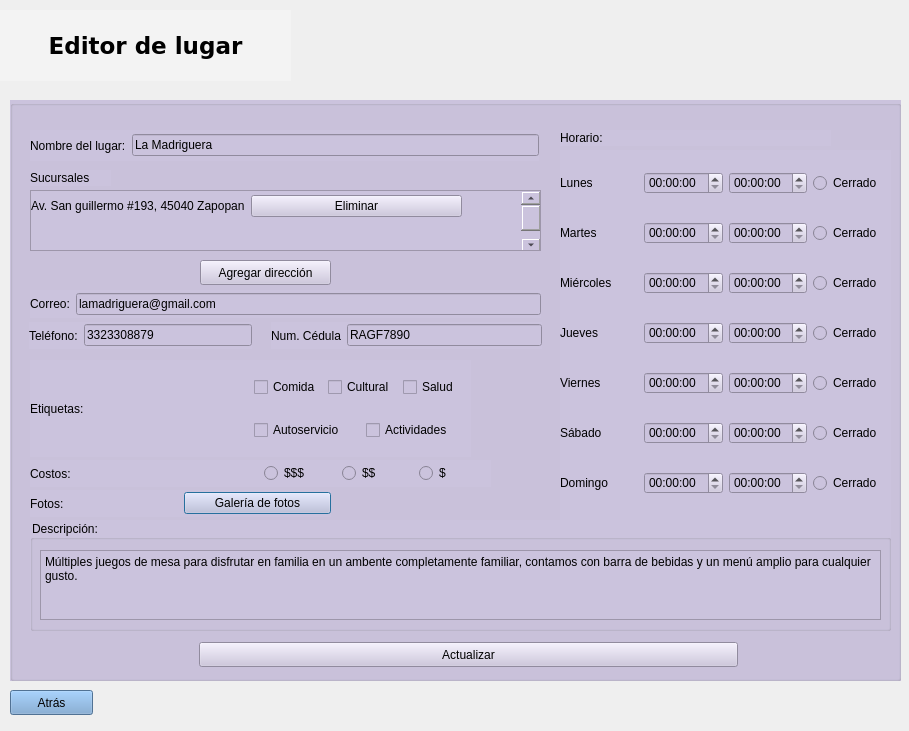
<?xml version="1.0" encoding="UTF-8"?>
<ui version="4.0">
 <class>EditorLugar</class>
 <widget class="QDialog" name="EditorLugar">
  <property name="geometry">
   <rect>
    <x>0</x>
    <y>0</y>
    <width>909</width>
    <height>731</height>
   </rect>
  </property>
  <property name="windowTitle">
   <string>Dialog</string>
  </property>
  <widget class="QLabel" name="label_17">
   <property name="geometry">
    <rect>
     <x>0</x>
     <y>10</y>
     <width>291</width>
     <height>71</height>
    </rect>
   </property>
   <property name="font">
    <font>
     <family>DejaVu Sans</family>
     <pointsize>17</pointsize>
     <weight>75</weight>
     <bold>true</bold>
    </font>
   </property>
   <property name="styleSheet">
    <string notr="true">background-color: rgb(243, 243, 243);</string>
   </property>
   <property name="text">
    <string>Editor de lugar</string>
   </property>
   <property name="alignment">
    <set>Qt::AlignCenter</set>
   </property>
  </widget>
  <widget class="QGroupBox" name="groupBox">
   <property name="geometry">
    <rect>
     <x>10</x>
     <y>100</y>
     <width>891</width>
     <height>581</height>
    </rect>
   </property>
   <property name="styleSheet">
    <string notr="true">background-color: rgb(203, 195, 221);</string>
   </property>
   <property name="title">
    <string/>
   </property>
   <widget class="QWidget" name="layoutWidget_3">
    <property name="geometry">
     <rect>
      <x>20</x>
      <y>390</y>
      <width>301</width>
      <height>27</height>
     </rect>
    </property>
    <layout class="QHBoxLayout" name="horizontalLayout_7">
     <item>
      <widget class="QLabel" name="label_7">
       <property name="text">
        <string>Fotos:</string>
       </property>
      </widget>
     </item>
     <item>
      <widget class="QPushButton" name="pushButton_galeria">
       <property name="text">
        <string>Galería de fotos</string>
       </property>
      </widget>
     </item>
    </layout>
   </widget>
   <widget class="QWidget" name="layoutWidget_8">
    <property name="geometry">
     <rect>
      <x>261</x>
      <y>222</y>
      <width>271</width>
      <height>27</height>
     </rect>
    </property>
    <layout class="QHBoxLayout" name="horizontalLayout_30">
     <item>
      <widget class="QLabel" name="label_23">
       <property name="text">
        <string>Num. Cédula</string>
       </property>
      </widget>
     </item>
     <item>
      <widget class="QLineEdit" name="lineEdit_7">
       <property name="text">
        <string>RAGF7890</string>
       </property>
      </widget>
     </item>
    </layout>
   </widget>
   <widget class="QWidget" name="layoutWidget_5">
    <property name="geometry">
     <rect>
      <x>19</x>
      <y>222</y>
      <width>223</width>
      <height>27</height>
     </rect>
    </property>
    <layout class="QHBoxLayout" name="horizontalLayout_29">
     <item>
      <widget class="QLabel" name="label_22">
       <property name="text">
        <string>Teléfono:</string>
       </property>
      </widget>
     </item>
     <item>
      <widget class="QLineEdit" name="lineEdit_6">
       <property name="text">
        <string>3323308879</string>
       </property>
      </widget>
     </item>
    </layout>
   </widget>
   <widget class="QPushButton" name="pushButton_actualizar">
    <property name="geometry">
     <rect>
      <x>189</x>
      <y>542</y>
      <width>539</width>
      <height>25</height>
     </rect>
    </property>
    <property name="text">
     <string>Actualizar</string>
    </property>
   </widget>
   <widget class="QGroupBox" name="groupBox_2">
    <property name="geometry">
     <rect>
      <x>20</x>
      <y>420</y>
      <width>861</width>
      <height>111</height>
     </rect>
    </property>
    <property name="title">
     <string>Descripción:</string>
    </property>
    <widget class="QPlainTextEdit" name="plainTextEdit">
     <property name="geometry">
      <rect>
       <x>10</x>
       <y>30</y>
       <width>841</width>
       <height>70</height>
      </rect>
     </property>
     <property name="plainText">
      <string>Múltiples juegos de mesa para disfrutar en familia en un ambente completamente familiar, contamos con barra de bebidas y un menú amplio para cualquier gusto.</string>
     </property>
    </widget>
   </widget>
   <widget class="QWidget" name="layoutWidget">
    <property name="geometry">
     <rect>
      <x>20</x>
      <y>190</y>
      <width>511</width>
      <height>28</height>
     </rect>
    </property>
    <layout class="QHBoxLayout" name="horizontalLayout_17">
     <item>
      <widget class="QLabel" name="label_3">
       <property name="text">
        <string>Correo:</string>
       </property>
      </widget>
     </item>
     <item>
      <widget class="QLineEdit" name="lineEdit_4">
       <property name="text">
        <string>lamadriguera@gmail.com</string>
       </property>
      </widget>
     </item>
    </layout>
   </widget>
   <widget class="QWidget" name="layoutWidget">
    <property name="geometry">
     <rect>
      <x>550</x>
      <y>50</y>
      <width>331</width>
      <height>371</height>
     </rect>
    </property>
    <layout class="QVBoxLayout" name="verticalLayout_3">
     <item>
      <layout class="QHBoxLayout" name="horizontalLayout_8">
       <item>
        <widget class="QLabel" name="label_8">
         <property name="text">
          <string>Lunes</string>
         </property>
        </widget>
       </item>
       <item>
        <widget class="QTimeEdit" name="timeEdit_3"/>
       </item>
       <item>
        <widget class="QTimeEdit" name="timeEdit_4"/>
       </item>
       <item>
        <widget class="QRadioButton" name="radioButton_2">
         <property name="text">
          <string>Cerrado</string>
         </property>
        </widget>
       </item>
      </layout>
     </item>
     <item>
      <layout class="QHBoxLayout" name="horizontalLayout_9">
       <item>
        <widget class="QLabel" name="label_9">
         <property name="text">
          <string>Martes</string>
         </property>
        </widget>
       </item>
       <item>
        <widget class="QTimeEdit" name="timeEdit_5"/>
       </item>
       <item>
        <widget class="QTimeEdit" name="timeEdit_6"/>
       </item>
       <item>
        <widget class="QRadioButton" name="radioButton_3">
         <property name="text">
          <string>Cerrado</string>
         </property>
        </widget>
       </item>
      </layout>
     </item>
     <item>
      <layout class="QHBoxLayout" name="horizontalLayout_10">
       <item>
        <widget class="QLabel" name="label_10">
         <property name="text">
          <string>Miércoles</string>
         </property>
        </widget>
       </item>
       <item>
        <widget class="QTimeEdit" name="timeEdit_7"/>
       </item>
       <item>
        <widget class="QTimeEdit" name="timeEdit_8"/>
       </item>
       <item>
        <widget class="QRadioButton" name="radioButton_4">
         <property name="text">
          <string>Cerrado</string>
         </property>
        </widget>
       </item>
      </layout>
     </item>
     <item>
      <layout class="QHBoxLayout" name="horizontalLayout_11">
       <item>
        <widget class="QLabel" name="label_11">
         <property name="text">
          <string>Jueves</string>
         </property>
        </widget>
       </item>
       <item>
        <widget class="QTimeEdit" name="timeEdit_9"/>
       </item>
       <item>
        <widget class="QTimeEdit" name="timeEdit_10"/>
       </item>
       <item>
        <widget class="QRadioButton" name="radioButton_5">
         <property name="text">
          <string>Cerrado</string>
         </property>
        </widget>
       </item>
      </layout>
     </item>
     <item>
      <layout class="QHBoxLayout" name="horizontalLayout_12">
       <item>
        <widget class="QLabel" name="label_12">
         <property name="text">
          <string>Viernes</string>
         </property>
        </widget>
       </item>
       <item>
        <widget class="QTimeEdit" name="timeEdit_11"/>
       </item>
       <item>
        <widget class="QTimeEdit" name="timeEdit_12"/>
       </item>
       <item>
        <widget class="QRadioButton" name="radioButton_6">
         <property name="text">
          <string>Cerrado</string>
         </property>
        </widget>
       </item>
      </layout>
     </item>
     <item>
      <layout class="QHBoxLayout" name="horizontalLayout_13">
       <item>
        <widget class="QLabel" name="label_13">
         <property name="text">
          <string>Sábado</string>
         </property>
        </widget>
       </item>
       <item>
        <widget class="QTimeEdit" name="timeEdit_13"/>
       </item>
       <item>
        <widget class="QTimeEdit" name="timeEdit_14"/>
       </item>
       <item>
        <widget class="QRadioButton" name="radioButton_7">
         <property name="text">
          <string>Cerrado</string>
         </property>
        </widget>
       </item>
      </layout>
     </item>
     <item>
      <layout class="QHBoxLayout" name="horizontalLayout_14">
       <item>
        <widget class="QLabel" name="label_14">
         <property name="text">
          <string>Domingo</string>
         </property>
        </widget>
       </item>
       <item>
        <widget class="QTimeEdit" name="timeEdit_15"/>
       </item>
       <item>
        <widget class="QTimeEdit" name="timeEdit_16"/>
       </item>
       <item>
        <widget class="QRadioButton" name="radioButton_8">
         <property name="text">
          <string>Cerrado</string>
         </property>
        </widget>
       </item>
      </layout>
     </item>
    </layout>
   </widget>
   <widget class="QLabel" name="label_15">
    <property name="geometry">
     <rect>
      <x>550</x>
      <y>30</y>
      <width>271</width>
      <height>16</height>
     </rect>
    </property>
    <property name="text">
     <string>Horario:</string>
    </property>
   </widget>
   <widget class="QWidget" name="layoutWidget">
    <property name="geometry">
     <rect>
      <x>20</x>
      <y>30</y>
      <width>509</width>
      <height>31</height>
     </rect>
    </property>
    <layout class="QHBoxLayout" name="horizontalLayout_16">
     <item>
      <widget class="QLabel" name="label">
       <property name="text">
        <string>Nombre del lugar:</string>
       </property>
      </widget>
     </item>
     <item>
      <widget class="QLineEdit" name="lineEdit_2">
       <property name="text">
        <string>La Madriguera</string>
       </property>
      </widget>
     </item>
    </layout>
   </widget>
   <widget class="QLabel" name="label_2">
    <property name="geometry">
     <rect>
      <x>20</x>
      <y>70</y>
      <width>81</width>
      <height>16</height>
     </rect>
    </property>
    <property name="text">
     <string>Sucursales</string>
    </property>
   </widget>
   <widget class="QScrollArea" name="scrollArea_2">
    <property name="geometry">
     <rect>
      <x>20</x>
      <y>90</y>
      <width>511</width>
      <height>61</height>
     </rect>
    </property>
    <property name="widgetResizable">
     <bool>true</bool>
    </property>
    <widget class="QWidget" name="scrollAreaWidgetContents_2">
     <property name="geometry">
      <rect>
       <x>0</x>
       <y>0</y>
       <width>509</width>
       <height>59</height>
      </rect>
     </property>
     <widget class="QWidget" name="layoutWidget_6">
      <property name="geometry">
       <rect>
        <x>0</x>
        <y>0</y>
        <width>431</width>
        <height>31</height>
       </rect>
      </property>
      <layout class="QVBoxLayout" name="verticalLayout_4">
       <item>
        <layout class="QHBoxLayout" name="horizontalLayout_15">
         <item>
          <widget class="QLabel" name="label_16">
           <property name="text">
            <string>Av. San guillermo #193, 45040 Zapopan</string>
           </property>
          </widget>
         </item>
         <item>
          <widget class="QPushButton" name="pushButton_2">
           <property name="text">
            <string>Eliminar</string>
           </property>
          </widget>
         </item>
        </layout>
       </item>
      </layout>
     </widget>
     <widget class="QScrollBar" name="verticalScrollBar_2">
      <property name="geometry">
       <rect>
        <x>490</x>
        <y>0</y>
        <width>20</width>
        <height>61</height>
       </rect>
      </property>
      <property name="orientation">
       <enum>Qt::Vertical</enum>
      </property>
     </widget>
    </widget>
   </widget>
   <widget class="QPushButton" name="pushButton_agregardireccion">
    <property name="geometry">
     <rect>
      <x>190</x>
      <y>160</y>
      <width>131</width>
      <height>25</height>
     </rect>
    </property>
    <property name="text">
     <string>Agregar dirección</string>
    </property>
   </widget>
   <widget class="QWidget" name="layoutWidget_4">
    <property name="geometry">
     <rect>
      <x>20</x>
      <y>260</y>
      <width>441</width>
      <height>97</height>
     </rect>
    </property>
    <layout class="QHBoxLayout" name="horizontalLayout_20">
     <item>
      <widget class="QLabel" name="label_18">
       <property name="text">
        <string>Etiquetas:</string>
       </property>
      </widget>
     </item>
     <item>
      <layout class="QVBoxLayout" name="verticalLayout_2">
       <item>
        <layout class="QHBoxLayout" name="horizontalLayout_21">
         <item>
          <widget class="QCheckBox" name="checkBox_7">
           <property name="text">
            <string>Comida</string>
           </property>
          </widget>
         </item>
         <item>
          <widget class="QCheckBox" name="checkBox_8">
           <property name="text">
            <string>Cultural</string>
           </property>
          </widget>
         </item>
         <item>
          <widget class="QCheckBox" name="checkBox_4">
           <property name="text">
            <string>Salud</string>
           </property>
          </widget>
         </item>
        </layout>
       </item>
       <item>
        <layout class="QHBoxLayout" name="horizontalLayout_22">
         <item>
          <widget class="QCheckBox" name="checkBox_9">
           <property name="text">
            <string>Autoservicio</string>
           </property>
          </widget>
         </item>
         <item>
          <widget class="QCheckBox" name="checkBox_10">
           <property name="text">
            <string>Actividades</string>
           </property>
          </widget>
         </item>
        </layout>
       </item>
      </layout>
     </item>
    </layout>
   </widget>
   <widget class="QWidget" name="layoutWidget_7">
    <property name="geometry">
     <rect>
      <x>20</x>
      <y>360</y>
      <width>461</width>
      <height>27</height>
     </rect>
    </property>
    <layout class="QHBoxLayout" name="horizontalLayout_3">
     <item>
      <widget class="QLabel" name="label_5">
       <property name="text">
        <string>Costos:</string>
       </property>
      </widget>
     </item>
     <item>
      <layout class="QHBoxLayout" name="horizontalLayout_5">
       <item>
        <widget class="QRadioButton" name="radioButton_11">
         <property name="text">
          <string>$$$</string>
         </property>
        </widget>
       </item>
       <item>
        <widget class="QRadioButton" name="radioButton_12">
         <property name="text">
          <string>$$</string>
         </property>
        </widget>
       </item>
       <item>
        <widget class="QRadioButton" name="radioButton_13">
         <property name="text">
          <string>$</string>
         </property>
        </widget>
       </item>
      </layout>
     </item>
    </layout>
   </widget>
  </widget>
  <widget class="QPushButton" name="pushButton_atras">
   <property name="geometry">
    <rect>
     <x>10</x>
     <y>690</y>
     <width>83</width>
     <height>25</height>
    </rect>
   </property>
   <property name="styleSheet">
    <string notr="true">background-color: rgb(114, 159, 207);</string>
   </property>
   <property name="text">
    <string>Atrás</string>
   </property>
  </widget>
  <widget class="QWidget" name="layoutWidget">
   <property name="geometry">
    <rect>
     <x>0</x>
     <y>0</y>
     <width>2</width>
     <height>2</height>
    </rect>
   </property>
   <layout class="QHBoxLayout" name="horizontalLayout_6"/>
  </widget>
 </widget>
 <resources/>
 <connections/>
</ui>
